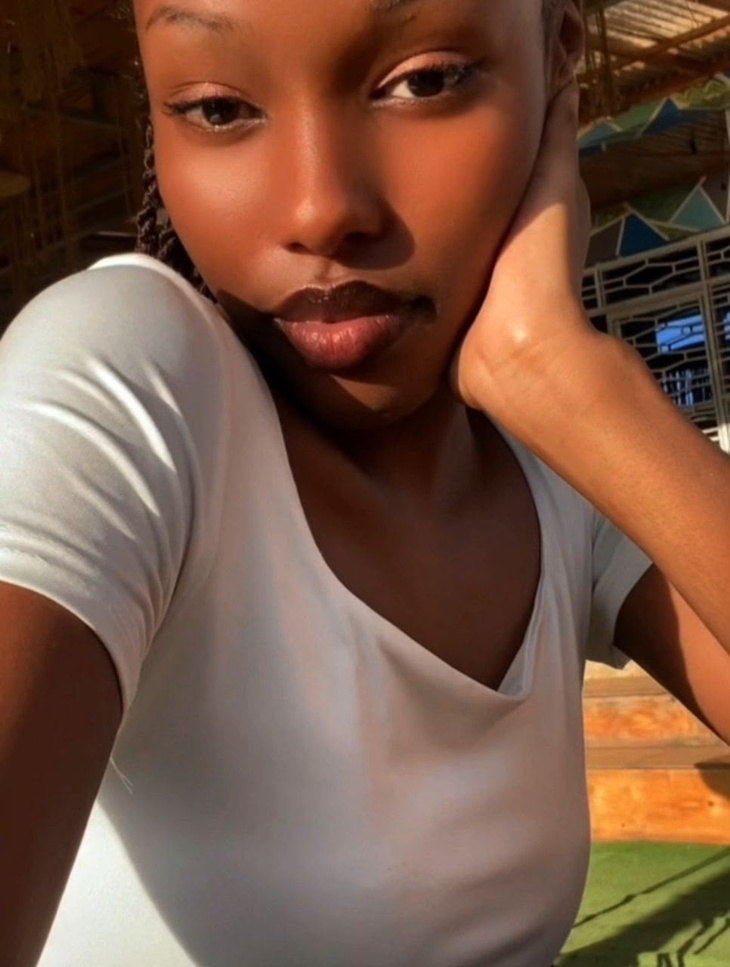
#> input picture task2_images/images/amaliza/neutral.jpg, 730 x 967 px, shrunk from 966 x 1280 before the run; its folder holds only this picture in this run
$ jupyter execute task2_image_pipeline.ipynb
#> lines starting #> are read from the running program, lines starting #| are printed output that depends on the picture
# Task 2 — Image Data Collection & Processing
### Formative 2: Multimodal Data Preprocessing

> **Photo naming:** one folder per member under `images/`, with files named `neutral` / `smiling` / `surprised` and any of these extensions: `.jpg`, `.jpeg`, or `.png`.
> ```
> images/
>   <member_name>/
>     neutral.jpg   (or .jpeg / .png)
>     smiling.jpg
>     surprised.jpg
> ```
> The loader auto-discovers whatever member folders and supported extensions are present — no code changes needed when swapping photos.

This notebook covers:
1. Loading and displaying each member's images
2. Augmentations (rotation, flip, grayscale)
3. Feature extraction (color histograms, HOG, grayscale/pixel statistics) into `image_features.csv`

[cell 1]
import os
import glob
import numpy as np
import pandas as pd
import matplotlib.pyplot as plt
from PIL import Image
from skimage.feature import hog
from skimage.color import rgb2gray
from skimage import exposure

IMAGES_DIR = 'images'
EXPRESSIONS = ['neutral', 'smiling', 'surprised']

def discover_members(images_dir=IMAGES_DIR):
    '''Finds every member subfolder and which expression photos exist for them.'''
#> called with images_dir = 'images'
    members = {}
    for member in sorted(os.listdir(images_dir)):
        member_path = os.path.join(images_dir, member)
        if not os.path.isdir(member_path):
            continue
        found = {}
        for exp in EXPRESSIONS:
            for ext in ('jpg', 'jpeg', 'png'):
                candidate = os.path.join(member_path, f'{exp}.{ext}')
                if os.path.exists(candidate):
                    found[exp] = candidate
                    break
        if found:
            members[member] = found
#> pass 2 of the loop in discover_members, `for member in sorted(os.listdir(images_dir)):`:
    return members

members = discover_members()
for m, files in members.items():
    print(m, '->', list(files.keys()))

## 1. Load & Display Sample Images

[cell 2]
def load_image(path):
#> called with path = 'images/amaliza/neutral.jpg'
    return Image.open(path).convert('RGB')
#> returned value is the input picture: PIL image 730x967 RGB; mean R, G, B 121, 87.2, 69.1

n_members = len(members)
fig, axes = plt.subplots(n_members, len(EXPRESSIONS), figsize=(4*len(EXPRESSIONS), 4*n_members), squeeze=False)

for row, (member, files) in enumerate(members.items()):
    for col, exp in enumerate(EXPRESSIONS):
        ax = axes[row][col]
        if exp in files:
            img = load_image(files[exp])
            ax.imshow(img)
            ax.set_title(f'{member} — {exp}')
        else:
            ax.set_title(f'{member} — {exp} (missing)')
        ax.axis('off')
#> pass 2 of the loop `for row, (member, files) in enumerate(members.items()):`:
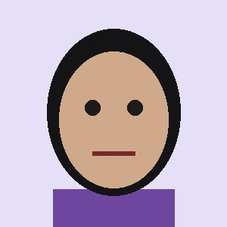
#> input picture task2_images/images/emmanuel/neutral.jpg, 227 x 227 px, shrunk from 300 x 300 before the run
#> in load_image, returned value is the input picture: PIL image 227x227 RGB; mean R, G, B 188.8, 173.7, 188

plt.tight_layout()
plt.savefig('image_samples_grid.png')
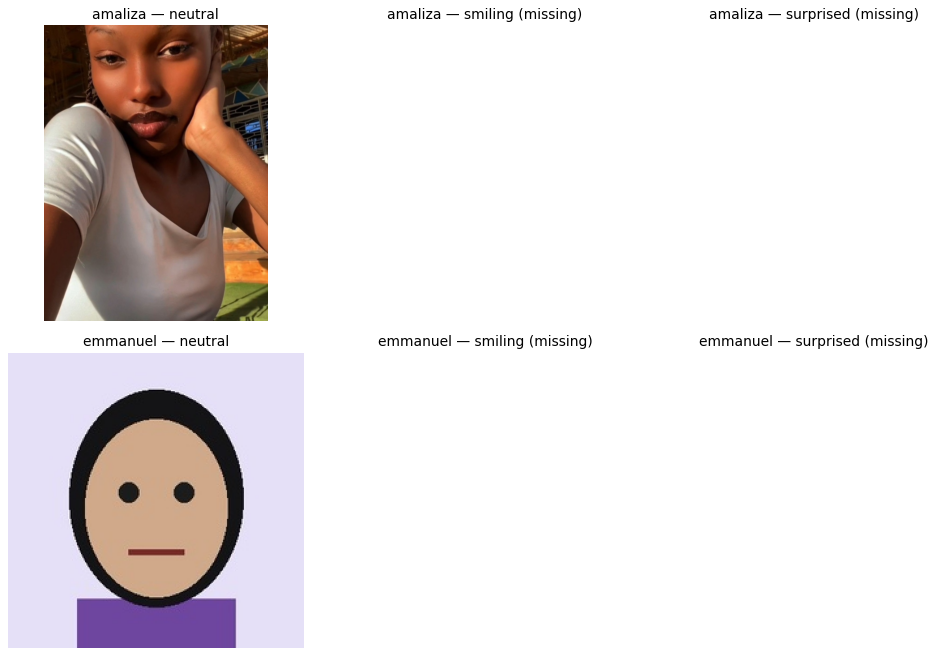
#> figure drawn by matplotlib, 2 panels
plt.show()

## 2. Augmentations

At least two augmentations per image, as required: **rotation**, **horizontal flip**, and **grayscale conversion**. Each is applied independently to every original photo, and every augmented version also gets its own row of extracted features later on — so the feature set captures pose/lighting variation, not just the raw photo.

[cell 3]
def augment_rotate(img, degrees=15):
    return img.rotate(degrees, expand=True, fillcolor=(255,255,255))

def augment_flip(img):
    return img.transpose(Image.FLIP_LEFT_RIGHT)

def augment_grayscale(img):
    return img.convert('L').convert('RGB')  # keep 3 channels for a consistent pipeline

AUGMENTATIONS = {
    'original': lambda img: img,
    'rotated': augment_rotate,
    'flipped': augment_flip,
    'grayscale': augment_grayscale,
}

# Show every augmentation for one member/expression as a sanity check
demo_member = next(iter(members))
demo_exp = next(iter(members[demo_member]))
demo_img = load_image(members[demo_member][demo_exp])

fig, axes = plt.subplots(1, len(AUGMENTATIONS), figsize=(4*len(AUGMENTATIONS), 4))
for ax, (name, fn) in zip(axes, AUGMENTATIONS.items()):
    ax.imshow(fn(demo_img))
    ax.set_title(name)
    ax.axis('off')
#> this loop made 4 passes
#> name on passes 1 to 4: 'original', 'rotated', 'flipped', 'grayscale'
plt.suptitle(f'Augmentations demo — {demo_member} ({demo_exp})')
plt.tight_layout()
plt.savefig('augmentations_demo.png')
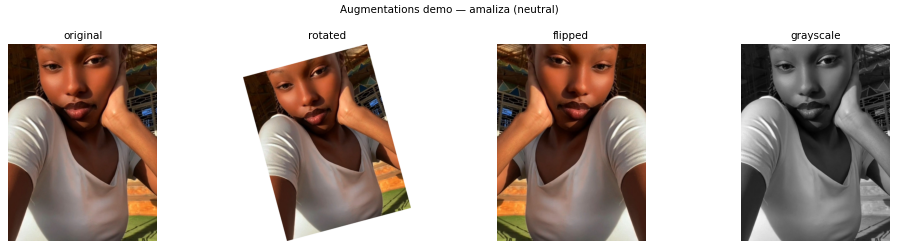
#> figure drawn by matplotlib, 4 panels
plt.show()

## 3. Feature Extraction

For every (member, expression, augmentation) combination, three complementary feature families are extracted and flattened into one row:

- **Color histogram** — 16 bins per RGB channel (48 values) — captures overall color/lighting distribution.
- **HOG (Histogram of Oriented Gradients)** — captures edge/shape structure, summarized to a fixed-length vector via its own histogram-of-gradients binning.
- **Grayscale pixel statistics** — mean, std, min, max brightness — a compact global-intensity summary.

These are saved into `image_features.csv`, one row per image variant.

[cell 4]
def color_histogram(img, bins=16):
    arr = np.array(img)
    feats = []
    for ch in range(3):
        hist, _ = np.histogram(arr[:, :, ch], bins=bins, range=(0, 255), density=True)
        feats.extend(hist.tolist())
    return feats  # length = 3 * bins

def hog_features(img, pixels_per_cell=(16, 16)):
    gray = rgb2gray(np.array(img))
    fd = hog(gray, orientations=9, pixels_per_cell=pixels_per_cell,
             cells_per_block=(2, 2), feature_vector=True)
    # HOG length varies with image size; summarize to a fixed-length histogram of its own values
    hog_hist, _ = np.histogram(fd, bins=32, density=True)
    return hog_hist.tolist()

def grayscale_stats(img):
    gray = np.array(img.convert('L'), dtype=np.float64)
    return {
        'gray_mean': gray.mean(),
        'gray_std': gray.std(),
        'gray_min': gray.min(),
        'gray_max': gray.max(),
    }

def extract_features(img):
    row = {}
    row.update(grayscale_stats(img))
    for i, v in enumerate(color_histogram(img)):
        row[f'color_hist_{i}'] = v
    for i, v in enumerate(hog_features(img)):
        row[f'hog_hist_{i}'] = v
    return row

[cell 5]
records = []
for member, files in members.items():
    for exp, path in files.items():
        base_img = load_image(path)
        for aug_name, aug_fn in AUGMENTATIONS.items():
            aug_img = aug_fn(base_img)
            feats = extract_features(aug_img)
            feats.update({
                'member': member,
                'expression': exp,
                'augmentation': aug_name,
                'source_file': path,
                'width': aug_img.size[0],
                'height': aug_img.size[1],
            })
            records.append(feats)
#> this loop made 4 passes
#> pass 1, in grayscale_stats, `gray = np.array(img.convert('L'), dtype=np.float64)`:
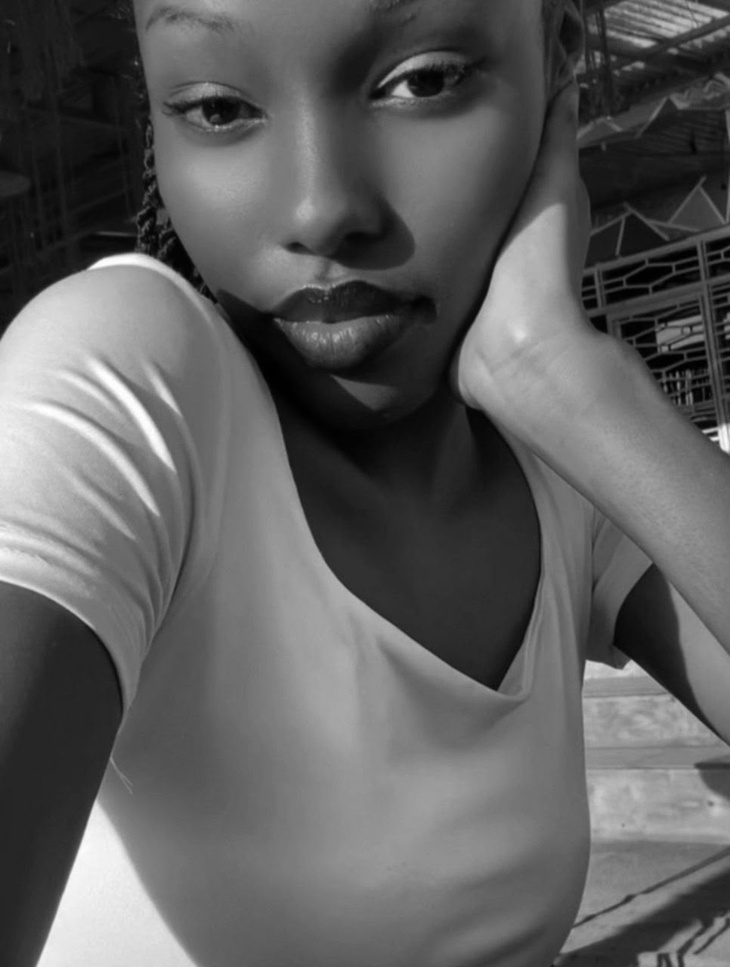
#> gray: shape (967, 730) float64; min 0, max 255, mean 95.3
#> pass 2, `aug_img = aug_fn(base_img)`:
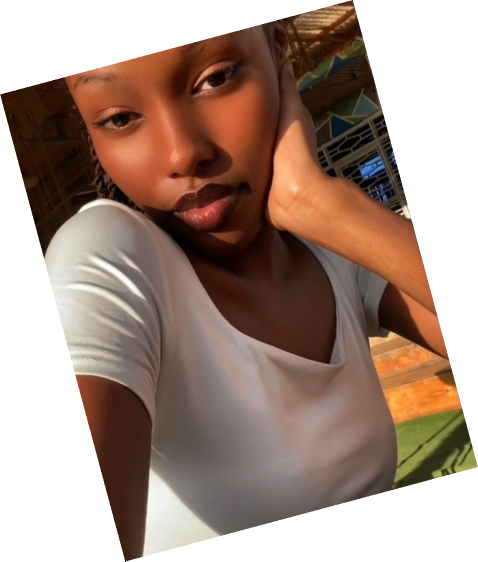
#> aug_img: PIL image 956x1123 RGB (shown at 1/2 size); mean R, G, B 166.9, 144.7, 132.8
#> pass 2, in grayscale_stats (call 2), `gray = np.array(img.convert('L'), dtype=np.float64)`:
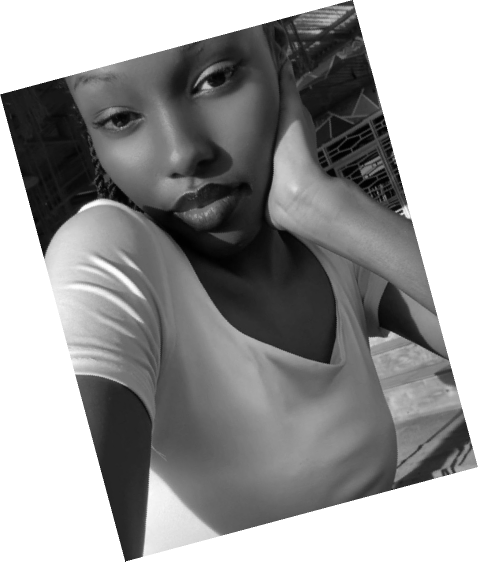
#> gray: shape (1123, 956) float64 (shown at 1/2 size); min 0, max 255, mean 150
#> after the loop, records = 4 items
#> pass 2 of the loop `for member, files in members.items():`:
#> the loop `for aug_name, aug_fn in AUGMENTATIONS.items():` made 4 passes
#> pass 1, in grayscale_stats (call 5), `gray = np.array(img.convert('L'), dtype=np.float64)`:
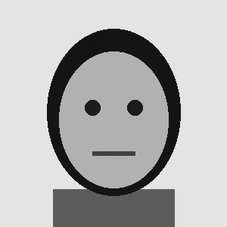
#> gray: shape (227, 227) float64; min 0, max 254, mean 179.8
#> pass 2, in grayscale_stats (call 6), `gray = np.array(img.convert('L'), dtype=np.float64)`:
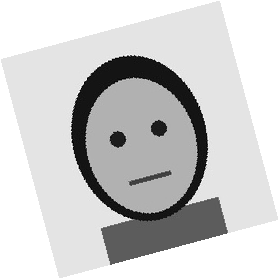
#> gray: shape (279, 279) float64; min 0, max 255, mean 205.2
#> after the loop `for aug_name, aug_fn in AUGMENTATIONS.items():`: records = 8 items

image_features = pd.DataFrame(records)
#> image_features = table of 8 rows and 90 columns
id_cols = ['member', 'expression', 'augmentation', 'source_file', 'width', 'height']
feature_cols = [c for c in image_features.columns if c not in id_cols]
#> feature_cols = 84 items, first 6: 'gray_mean', 'gray_std', 'gray_min', 'gray_max', 'color_hist_0', 'color_hist_1'
image_features = image_features[id_cols + feature_cols]

print('image_features shape:', image_features.shape)
#| image_features shape: (8, 90)
image_features.head()
#> Out = table of 5 rows and 90 columns

## 4. Validation

[cell 6]
expected_rows = sum(len(files) for files in members.values()) * len(AUGMENTATIONS)
#> expected_rows = 8
print('Expected rows (images x augmentations):', expected_rows)
#| Expected rows (images x augmentations): 8
print('Actual rows:', len(image_features))
#| Actual rows: 8
assert len(image_features) == expected_rows, 'Row count mismatch — check for load failures.'
print('PASS')

print('\nNulls in feature matrix:', image_features[feature_cols].isnull().sum().sum())
#| Nulls in feature matrix: 0
print('Rows per member:\n', image_features.groupby('member').size())
#| Rows per member:
#|  member
#| amaliza     4
#| emmanuel    4
#| dtype: int64

## 5. Save Features

[cell 7]
image_features.to_csv('image_features.csv', index=False)
print('Saved image_features.csv —', image_features.shape)
#| Saved image_features.csv — (8, 90)
